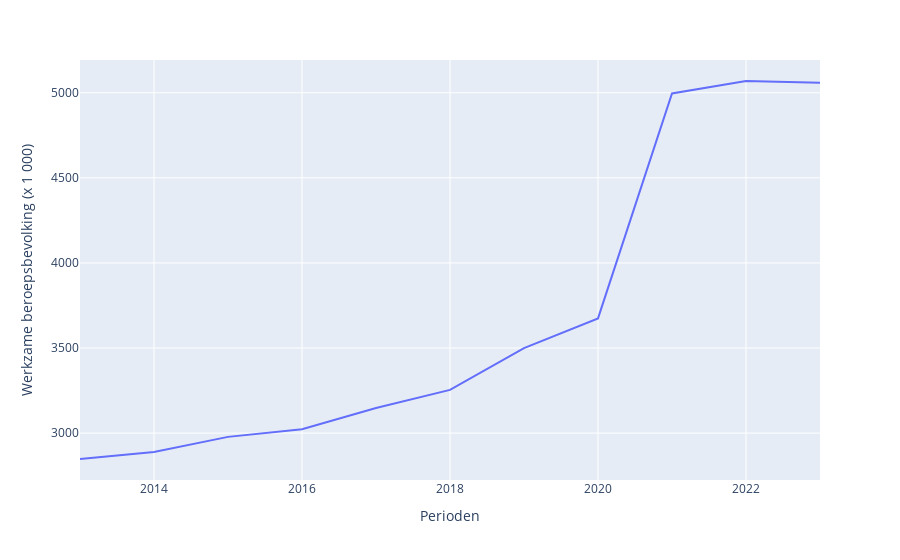

The cell this chart's notebook holds for it:
### Code cell
import pandas as pd
import chardet
import plotly_express as px

dataset_path_wfh1 = 'Data/Werkzame_beroepsbevolking__thuiswerken_04102024_193141.csv'
dataset_path_wfh2 = 'Data/Werkzame_beroepsbevolking__thuiswerken_07102024_101921.csv'

df_wfh1 = pd.read_csv(dataset_path_wfh1,delimiter=";",encoding="UTF-8-SIG")
df_wfh2 = pd.read_csv(dataset_path_wfh2,delimiter=";",encoding="UTF-8-SIG")


df_wfh2.rename(columns={'Positie in de werkkring': 'Positie werkkring'}, inplace=True)
df_wfh2.rename(columns={'Thuiswerken': 'Thuiswerker'}, inplace=True)

columns = list(df_wfh2.columns)
columns.insert(1, columns.pop(columns.index('Thuiswerker')))
df_wfh2 = df_wfh2[columns]  



df_filtered1 = df_wfh1[(df_wfh1['Thuiswerker'] == "Thuiswerker")&(df_wfh1['Positie werkkring'] == 'Totaal')&(df_wfh1['Persoonskenmerken'] == 'Totaal personen')]
df_filtered2 = df_wfh2[(df_wfh2['Thuiswerker'] == "Meestal of soms thuiswerken")&(df_wfh2['Positie werkkring'] == 'Totaal')&(df_wfh2['Persoonskenmerken'] == 'Totaal personen')]

df_merged = pd.concat([df_filtered1,df_filtered2])
px.line(df_merged,
        x="Perioden",
        y="Werkzame beroepsbevolking (x 1 000)")

### Figure 1 — Plotly figure (JSON) as saved in the notebook; plotly's stock layout.template omitted (floating-point values rounded to 4 significant figures)
{"data": [{"hovertemplate": "Perioden=%{x}<br>Werkzame beroepsbevolking (x 1 000)=%{y}<extra></extra>", "legendgroup": "", "line": {"color": "#636efa", "dash": "solid"}, "marker": {"symbol": "circle"}, "mode": "lines", "name": "", "orientation": "v", "showlegend": false, "type": "scatter", "x": [2013, 2014, 2015, 2016, 2017, 2018, 2019, 2020, 2021, 2022, 2023], "xaxis": "x", "y": [2848, 2889, 2978, 3023, 3148, 3254, 3500, 3674, 4996, 5069, 5059], "yaxis": "y"}], "layout": {"legend": {"tracegroupgap": 0}, "margin": {"t": 60}, "xaxis": {"anchor": "y", "domain": [0, 1], "title": {"text": "Perioden"}}, "yaxis": {"anchor": "x", "domain": [0, 1], "title": {"text": "Werkzame beroepsbevolking (x 1 000)"}}}}
